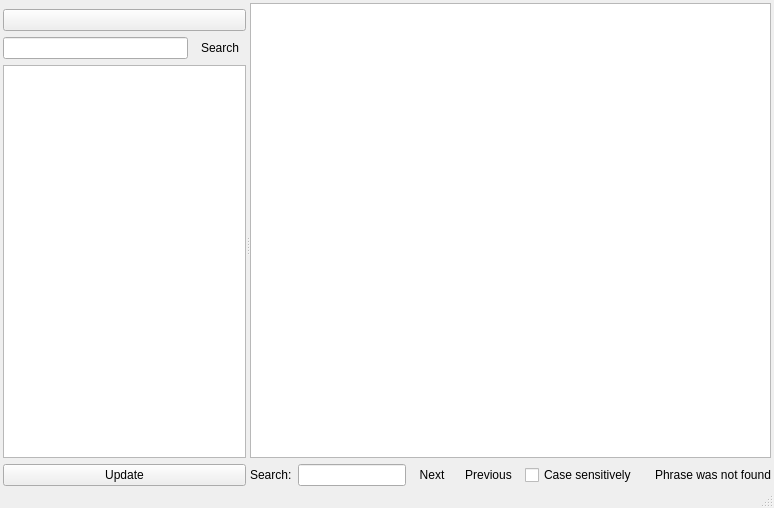
<?xml version="1.0" encoding="UTF-8"?>
<ui version="4.0">
 <class>ArchiveViewWindowClass</class>
 <widget class="QMainWindow" name="ArchiveViewWindowClass">
  <property name="geometry">
   <rect>
    <x>0</x>
    <y>0</y>
    <width>774</width>
    <height>508</height>
   </rect>
  </property>
  <widget class="QWidget" name="centralWidget">
   <layout class="QVBoxLayout" name="verticalLayout_4">
    <property name="leftMargin">
     <number>3</number>
    </property>
    <property name="topMargin">
     <number>3</number>
    </property>
    <property name="rightMargin">
     <number>3</number>
    </property>
    <property name="bottomMargin">
     <number>0</number>
    </property>
    <item>
     <widget class="QSplitter" name="sprSplitter">
      <property name="orientation">
       <enum>Qt::Horizontal</enum>
      </property>
      <property name="childrenCollapsible">
       <bool>false</bool>
      </property>
      <widget class="QWidget" name="wdtHeaders" native="true">
       <layout class="QVBoxLayout" name="verticalLayout">
        <property name="margin">
         <number>0</number>
        </property>
        <item>
         <widget class="SelectPageWidget" name="spwSelectPage" native="true">
          <property name="focusPolicy">
           <enum>Qt::TabFocus</enum>
          </property>
         </widget>
        </item>
        <item>
         <widget class="QPushButton" name="pbtLoadEarlierMessages"/>
        </item>
        <item>
         <widget class="QWidget" name="wdtArchiveSearch" native="true">
          <layout class="QHBoxLayout" name="horizontalLayout_3">
           <property name="margin">
            <number>0</number>
           </property>
           <item>
            <widget class="QLineEdit" name="lneArchiveSearch"/>
           </item>
           <item>
            <widget class="QToolButton" name="tlbArchiveSearchUpdate">
             <property name="sizePolicy">
              <sizepolicy hsizetype="Fixed" vsizetype="Minimum">
               <horstretch>0</horstretch>
               <verstretch>0</verstretch>
              </sizepolicy>
             </property>
             <property name="text">
              <string>Search</string>
             </property>
             <property name="autoRaise">
              <bool>true</bool>
             </property>
            </widget>
           </item>
          </layout>
         </widget>
        </item>
        <item>
         <widget class="QTreeView" name="trvHeaders">
          <property name="contextMenuPolicy">
           <enum>Qt::CustomContextMenu</enum>
          </property>
          <property name="editTriggers">
           <set>QAbstractItemView::NoEditTriggers</set>
          </property>
          <property name="indentation">
           <number>10</number>
          </property>
          <property name="uniformRowHeights">
           <bool>true</bool>
          </property>
          <property name="sortingEnabled">
           <bool>true</bool>
          </property>
          <property name="allColumnsShowFocus">
           <bool>true</bool>
          </property>
          <property name="headerHidden">
           <bool>true</bool>
          </property>
         </widget>
        </item>
        <item>
         <widget class="QPushButton" name="pbtHeadersUpdate">
          <property name="text">
           <string>Update</string>
          </property>
         </widget>
        </item>
       </layout>
      </widget>
      <widget class="QWidget" name="wdtMessages" native="true">
       <layout class="QVBoxLayout" name="verticalLayout_2">
        <property name="margin">
         <number>0</number>
        </property>
        <item>
         <widget class="AnimatedTextBrowser" name="tbrMessages">
          <property name="openExternalLinks">
           <bool>true</bool>
          </property>
         </widget>
        </item>
        <item>
         <widget class="QWidget" name="wdtTextSearch" native="true">
          <layout class="QHBoxLayout" name="horizontalLayout_2">
           <property name="margin">
            <number>0</number>
           </property>
           <item>
            <widget class="QLabel" name="lblTextSearch">
             <property name="text">
              <string>Search:</string>
             </property>
             <property name="buddy">
              <cstring>lneTextSearch</cstring>
             </property>
            </widget>
           </item>
           <item>
            <widget class="QLineEdit" name="lneTextSearch">
             <property name="sizePolicy">
              <sizepolicy hsizetype="Minimum" vsizetype="Fixed">
               <horstretch>0</horstretch>
               <verstretch>0</verstretch>
              </sizepolicy>
             </property>
            </widget>
           </item>
           <item>
            <widget class="QToolButton" name="tlbTextSearchNext">
             <property name="sizePolicy">
              <sizepolicy hsizetype="Fixed" vsizetype="Minimum">
               <horstretch>0</horstretch>
               <verstretch>0</verstretch>
              </sizepolicy>
             </property>
             <property name="text">
              <string>Next</string>
             </property>
             <property name="autoRepeat">
              <bool>true</bool>
             </property>
             <property name="toolButtonStyle">
              <enum>Qt::ToolButtonTextBesideIcon</enum>
             </property>
             <property name="autoRaise">
              <bool>true</bool>
             </property>
            </widget>
           </item>
           <item>
            <widget class="QToolButton" name="tlbTextSearchPrev">
             <property name="sizePolicy">
              <sizepolicy hsizetype="Fixed" vsizetype="Minimum">
               <horstretch>0</horstretch>
               <verstretch>0</verstretch>
              </sizepolicy>
             </property>
             <property name="text">
              <string>Previous</string>
             </property>
             <property name="autoRepeat">
              <bool>true</bool>
             </property>
             <property name="toolButtonStyle">
              <enum>Qt::ToolButtonTextBesideIcon</enum>
             </property>
             <property name="autoRaise">
              <bool>true</bool>
             </property>
            </widget>
           </item>
           <item>
            <widget class="QCheckBox" name="chbTextSearchCaseSensitive">
             <property name="text">
              <string>Case sensitively</string>
             </property>
            </widget>
           </item>
           <item>
            <spacer name="horizontalSpacer">
             <property name="orientation">
              <enum>Qt::Horizontal</enum>
             </property>
             <property name="sizeHint" stdset="0">
              <size>
               <width>40</width>
               <height>20</height>
              </size>
             </property>
            </spacer>
           </item>
           <item>
            <widget class="QLabel" name="lblTextSearchInfo">
             <property name="text">
              <string notr="true">Phrase was not found</string>
             </property>
            </widget>
           </item>
          </layout>
         </widget>
        </item>
       </layout>
      </widget>
     </widget>
    </item>
   </layout>
  </widget>
  <widget class="QStatusBar" name="stbStatusBar"/>
 </widget>
 <layoutdefault spacing="6" margin="11"/>
 <customwidgets>
  <customwidget>
   <class>SelectPageWidget</class>
   <extends>QWidget</extends>
   <header>selectpagewidget.h</header>
   <container>1</container>
  </customwidget>
  <customwidget>
   <class>AnimatedTextBrowser</class>
   <extends>QTextBrowser</extends>
   <header location="global">utils/animatedtextbrowser.h</header>
  </customwidget>
 </customwidgets>
 <tabstops>
  <tabstop>spwSelectPage</tabstop>
  <tabstop>pbtLoadEarlierMessages</tabstop>
  <tabstop>lneArchiveSearch</tabstop>
  <tabstop>tlbArchiveSearchUpdate</tabstop>
  <tabstop>trvHeaders</tabstop>
  <tabstop>pbtHeadersUpdate</tabstop>
  <tabstop>tbrMessages</tabstop>
  <tabstop>lneTextSearch</tabstop>
  <tabstop>tlbTextSearchNext</tabstop>
  <tabstop>tlbTextSearchPrev</tabstop>
  <tabstop>chbTextSearchCaseSensitive</tabstop>
 </tabstops>
 <resources/>
 <connections/>
</ui>
